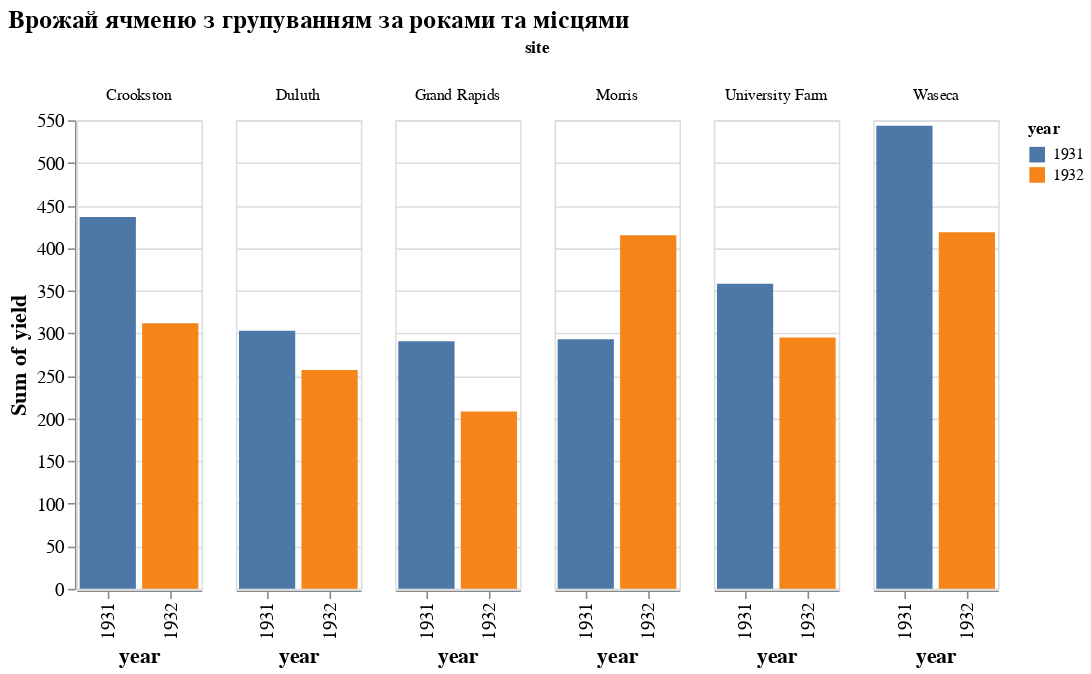

Notebook code for this chart:
### Markdown cell above
## Завдання 3.4

### Code cell
barley_data = data.barley()

histogram = alt.Chart(barley_data).mark_bar().encode(
    x='year:N',  
    y='sum(yield):Q', 
    color='year:N', 
    column='site:N'  
).properties(
    title='Врожай ячменю з групуванням за роками та місцями',
    width=alt.Step(40)  
).configure_axis(
    labelFontSize=12,
    titleFontSize=14
).configure_title(
    fontSize=16
)

histogram

### Figure 1 — Vega-Lite specification as saved in the notebook (floating-point values rounded to 4 significant figures)
{"config": {"view": {"continuousWidth": 400, "continuousHeight": 300}, "axis": {"labelFontSize": 12, "titleFontSize": 14}, "title": {"fontSize": 16}}, "data": {"name": "data-093ece8c35bb2d41094cfb6138ec810b"}, "mark": "bar", "encoding": {"color": {"type": "nominal", "field": "year"}, "column": {"type": "nominal", "field": "site"}, "x": {"type": "nominal", "field": "year"}, "y": {"type": "quantitative", "aggregate": "sum", "field": "yield"}}, "title": "Врожай ячменю з групуванням за роками та місцями", "width": {"step": 40}, "$schema": "https://vega.github.io/schema/vega-lite/v4.8.1.json", "datasets": {"data-093ece8c35bb2d41094cfb6138ec810b": [{"yield": 27.0, "variety": "Manchuria", "year": 1931, "site": "University Farm"}, {"yield": 48.87, "variety": "Manchuria", "year": 1931, "site": "Waseca"}, {"yield": 27.43, "variety": "Manchuria", "year": 1931, "site": "Morris"}, {"yield": 39.93, "variety": "Manchuria", "year": 1931, "site": "Crookston"}, {"yield": 32.97, "variety": "Manchuria", "year": 1931, "site": "Grand Rapids"}, {"yield": 28.97, "variety": "Manchuria", "year": 1931, "site": "Duluth"}, {"yield": 43.07, "variety": "Glabron", "year": 1931, "site": "University Farm"}, {"yield": 55.2, "variety": "Glabron", "year": 1931, "site": "Waseca"}, {"yield": 28.77, "variety": "Glabron", "year": 1931, "site": "Morris"}, {"yield": 38.13, "variety": "Glabron", "year": 1931, "site": "Crookston"}, {"yield": 29.13, "variety": "Glabron", "year": 1931, "site": "Grand Rapids"}, {"yield": 29.67, "variety": "Glabron", "year": 1931, "site": "Duluth"}, {"yield": 35.13, "variety": "Svansota", "year": 1931, "site": "University Farm"}, {"yield": 47.33, "variety": "Svansota", "year": 1931, "site": "Waseca"}, {"yield": 25.77, "variety": "Svansota", "year": 1931, "site": "Morris"}, {"yield": 40.47, "variety": "Svansota", "year": 1931, "site": "Crookston"}, {"yield": 29.67, "variety": "Svansota", "year": 1931, "site": "Grand Rapids"}, {"yield": 25.7, "variety": "Svansota", "year": 1931, "site": "Duluth"}, {"yield": 39.9, "variety": "Velvet", "year": 1931, "site": "University Farm"}, {"yield": 50.23, "variety": "Velvet", "year": 1931, "site": "Waseca"}, {"yield": 26.13, "variety": "Velvet", "year": 1931, "site": "Morris"}, {"yield": 41.33, "variety": "Velvet", "year": 1931, "site": "Crookston"}, {"yield": 23.03, "variety": "Velvet", "year": 1931, "site": "Grand Rapids"}, {"yield": 26.3, "variety": "Velvet", "year": 1931, "site": "Duluth"}, {"yield": 36.57, "variety": "Trebi", "year": 1931, "site": "University Farm"}, {"yield": 63.83, "variety": "Trebi", "year": 1931, "site": "Waseca"}, {"yield": 43.77, "variety": "Trebi", "year": 1931, "site": "Morris"}, {"yield": 46.93, "variety": "Trebi", "year": 1931, "site": "Crookston"}, {"yield": 29.77, "variety": "Trebi", "year": 1931, "site": "Grand Rapids"}, {"yield": 33.93, "variety": "Trebi", "year": 1931, "site": "Duluth"}, {"yield": 43.27, "variety": "No. 457", "year": 1931, "site": "University Farm"}, {"yield": 58.1, "variety": "No. 457", "year": 1931, "site": "Waseca"}, {"yield": 28.7, "variety": "No. 457", "year": 1931, "site": "Morris"}, {"yield": 45.67, "variety": "No. 457", "year": 1931, "site": "Crookston"}, {"yield": 32.17, "variety": "No. 457", "year": 1931, "site": "Grand Rapids"}, {"yield": 33.6, "variety": "No. 457", "year": 1931, "site": "Duluth"}, {"yield": 36.6, "variety": "No. 462", "year": 1931, "site": "University Farm"}, {"yield": 65.77, "variety": "No. 462", "year": 1931, "site": "Waseca"}, {"yield": 30.37, "variety": "No. 462", "year": 1931, "site": "Morris"}, {"yield": 48.57, "variety": "No. 462", "year": 1931, "site": "Crookston"}, {"yield": 24.93, "variety": "No. 462", "year": 1931, "site": "Grand Rapids"}, {"yield": 28.1, "variety": "No. 462", "year": 1931, "site": "Duluth"}, {"yield": 32.77, "variety": "Peatland", "year": 1931, "site": "University Farm"}, {"yield": 48.57, "variety": "Peatland", "year": 1931, "site": "Waseca"}, {"yield": 29.87, "variety": "Peatland", "year": 1931, "site": "Morris"}, {"yield": 41.6, "variety": "Peatland", "year": 1931, "site": "Crookston"}, {"yield": 34.7, "variety": "Peatland", "year": 1931, "site": "Grand Rapids"}, {"yield": 32.0, "variety": "Peatland", "year": 1931, "site": "Duluth"}, {"yield": 24.67, "variety": "No. 475", "year": 1931, "site": "University Farm"}, {"yield": 46.77, "variety": "No. 475", "year": 1931, "site": "Waseca"}, {"yield": 22.6, "variety": "No. 475", "year": 1931, "site": "Morris"}, {"yield": 44.1, "variety": "No. 475", "year": 1931, "site": "Crookston"}, {"yield": 19.7, "variety": "No. 475", "year": 1931, "site": "Grand Rapids"}, {"yield": 33.07, "variety": "No. 475", "year": 1931, "site": "Duluth"}, {"yield": 39.3, "variety": "Wisconsin No. 38", "year": 1931, "site": "University Farm"}, {"yield": 58.8, "variety": "Wisconsin No. 38", "year": 1931, "site": "Waseca"}, {"yield": 29.47, "variety": "Wisconsin No. 38", "year": 1931, "site": "Morris"}, {"yield": 49.87, "variety": "Wisconsin No. 38", "year": 1931, "site": "Crookston"}, {"yield": 34.47, "variety": "Wisconsin No. 38", "year": 1931, "site": "Grand Rapids"}, {"yield": 31.6, "variety": "Wisconsin No. 38", "year": 1931, "site": "Duluth"}, {"yield": 26.9, "variety": "Manchuria", "year": 1932, "site": "University Farm"}, {"yield": 33.47, "variety": "Manchuria", "year": 1932, "site": "Waseca"}, {"yield": 34.37, "variety": "Manchuria", "year": 1932, "site": "Morris"}, {"yield": 32.97, "variety": "Manchuria", "year": 1932, "site": "Crookston"}, {"yield": 22.13, "variety": "Manchuria", "year": 1932, "site": "Grand Rapids"}, {"yield": 22.57, "variety": "Manchuria", "year": 1932, "site": "Duluth"}, {"yield": 36.8, "variety": "Glabron", "year": 1932, "site": "University Farm"}, {"yield": 37.73, "variety": "Glabron", "year": 1932, "site": "Waseca"}, {"yield": 35.13, "variety": "Glabron", "year": 1932, "site": "Morris"}, {"yield": 26.17, "variety": "Glabron", "year": 1932, "site": "Crookston"}, {"yield": 14.43, "variety": "Glabron", "year": 1932, "site": "Grand Rapids"}, {"yield": 25.87, "variety": "Glabron", "year": 1932, "site": "Duluth"}, {"yield": 27.43, "variety": "Svansota", "year": 1932, "site": "University Farm"}, {"yield": 38.5, "variety": "Svansota", "year": 1932, "site": "Waseca"}, {"yield": 35.03, "variety": "Svansota", "year": 1932, "site": "Morris"}, {"yield": 20.63, "variety": "Svansota", "year": 1932, "site": "Crookston"}, {"yield": 16.63, "variety": "Svansota", "year": 1932, "site": "Grand Rapids"}, {"yield": 22.23, "variety": "Svansota", "year": 1932, "site": "Duluth"}, {"yield": 26.8, "variety": "Velvet", "year": 1932, "site": "University Farm"}, {"yield": 37.4, "variety": "Velvet", "year": 1932, "site": "Waseca"}, {"yield": 38.83, "variety": "Velvet", "year": 1932, "site": "Morris"}, {"yield": 32.07, "variety": "Velvet", "year": 1932, "site": "Crookston"}, {"yield": 32.23, "variety": "Velvet", "year": 1932, "site": "Grand Rapids"}, {"yield": 22.47, "variety": "Velvet", "year": 1932, "site": "Duluth"}, {"yield": 29.07, "variety": "Trebi", "year": 1932, "site": "University Farm"}, {"yield": 49.23, "variety": "Trebi", "year": 1932, "site": "Waseca"}, {"yield": 46.63, "variety": "Trebi", "year": 1932, "site": "Morris"}, {"yield": 41.83, "variety": "Trebi", "year": 1932, "site": "Crookston"}, {"yield": 20.63, "variety": "Trebi", "year": 1932, "site": "Grand Rapids"}, {"yield": 30.6, "variety": "Trebi", "year": 1932, "site": "Duluth"}, {"yield": 26.43, "variety": "No. 457", "year": 1932, "site": "University Farm"}, {"yield": 42.2, "variety": "No. 457", "year": 1932, "site": "Waseca"}, {"yield": 43.53, "variety": "No. 457", "year": 1932, "site": "Morris"}, {"yield": 34.33, "variety": "No. 457", "year": 1932, "site": "Crookston"}, {"yield": 19.47, "variety": "No. 457", "year": 1932, "site": "Grand Rapids"}, {"yield": 22.7, "variety": "No. 457", "year": 1932, "site": "Duluth"}, {"yield": 25.57, "variety": "No. 462", "year": 1932, "site": "University Farm"}, {"yield": 44.7, "variety": "No. 462", "year": 1932, "site": "Waseca"}, {"yield": 47.0, "variety": "No. 462", "year": 1932, "site": "Morris"}, {"yield": 30.53, "variety": "No. 462", "year": 1932, "site": "Crookston"}, {"yield": 19.9, "variety": "No. 462", "year": 1932, "site": "Grand Rapids"}, {"yield": 22.5, "variety": "No. 462", "year": 1932, "site": "Duluth"}, {"yield": 28.07, "variety": "Peatland", "year": 1932, "site": "University Farm"}, {"yield": 36.03, "variety": "Peatland", "year": 1932, "site": "Waseca"}, {"yield": 43.2, "variety": "Peatland", "year": 1932, "site": "Morris"}, {"yield": 25.23, "variety": "Peatland", "year": 1932, "site": "Crookston"}, {"yield": 26.77, "variety": "Peatland", "year": 1932, "site": "Grand Rapids"}, {"yield": 31.37, "variety": "Peatland", "year": 1932, "site": "Duluth"}, {"yield": 30.0, "variety": "No. 475", "year": 1932, "site": "University Farm"}, {"yield": 41.27, "variety": "No. 475", "year": 1932, "site": "Waseca"}, {"yield": 44.23, "variety": "No. 475", "year": 1932, "site": "Morris"}, {"yield": 32.13, "variety": "No. 475", "year": 1932, "site": "Crookston"}, {"yield": 15.23, "variety": "No. 475", "year": 1932, "site": "Grand Rapids"}, {"yield": 27.37, "variety": "No. 475", "year": 1932, "site": "Duluth"}, {"yield": 38.0, "variety": "Wisconsin No. 38", "year": 1932, "site": "University Farm"}, {"yield": 58.17, "variety": "Wisconsin No. 38", "year": 1932, "site": "Waseca"}, {"yield": 47.17, "variety": "Wisconsin No. 38", "year": 1932, "site": "Morris"}, {"yield": 35.9, "variety": "Wisconsin No. 38", "year": 1932, "site": "Crookston"}, {"yield": 20.67, "variety": "Wisconsin No. 38", "year": 1932, "site": "Grand Rapids"}, {"yield": 29.33, "variety": "Wisconsin No. 38", "year": 1932, "site": "Duluth"}]}}
